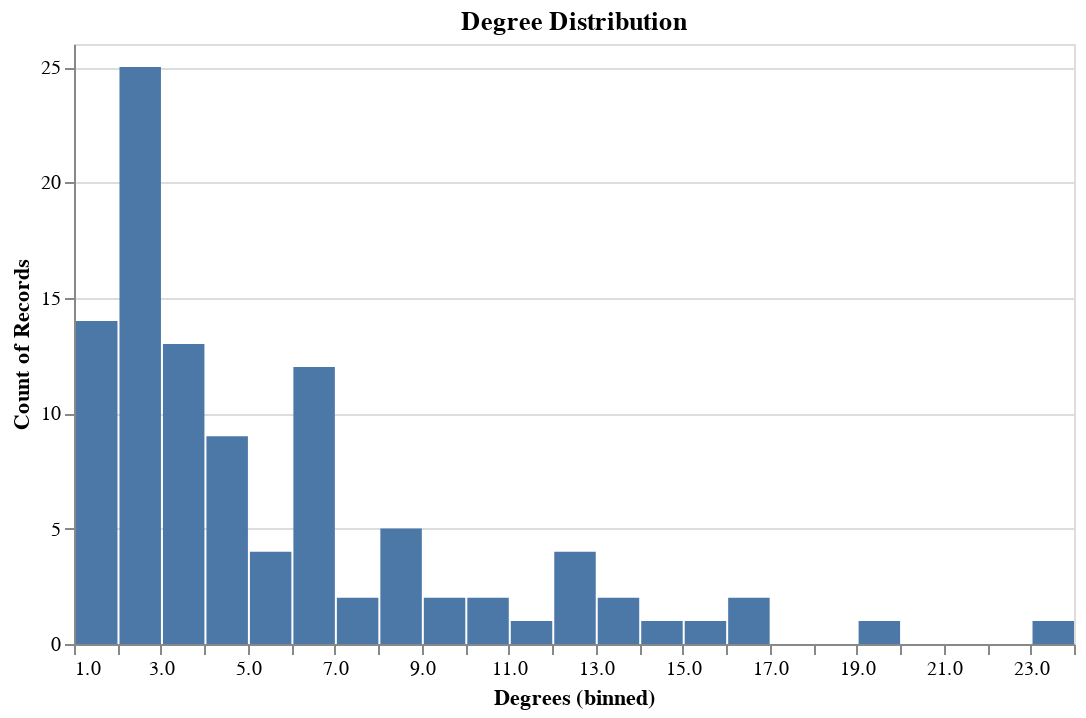

This figure's notebook cell:
### Code cell
hist = alt.Chart(pd.DataFrame(degrees, columns=['Degrees'])).mark_bar().encode(
    alt.X("Degrees:Q", bin=alt.Bin(maxbins=25)),
    y='count()').properties(title="Degree Distribution", height=300, width=500)

hist

### Figure 1 — Vega-Lite specification as saved in the notebook (floating-point values rounded to 4 significant figures)
{"config": {"view": {"continuousWidth": 400, "continuousHeight": 300}}, "data": {"name": "data-c127aeaedd28c891faa99b0a0c5d0f14"}, "mark": "bar", "encoding": {"x": {"type": "quantitative", "bin": {"maxbins": 25}, "field": "Degrees"}, "y": {"type": "quantitative", "aggregate": "count"}}, "height": 300, "title": "Degree Distribution", "width": 500, "$schema": "https://vega.github.io/schema/vega-lite/v4.0.2.json", "datasets": {"data-c127aeaedd28c891faa99b0a0c5d0f14": [{"Degrees": 2}, {"Degrees": 2}, {"Degrees": 2}, {"Degrees": 8}, {"Degrees": 6}, {"Degrees": 10}, {"Degrees": 10}, {"Degrees": 6}, {"Degrees": 6}, {"Degrees": 6}, {"Degrees": 5}, {"Degrees": 12}, {"Degrees": 16}, {"Degrees": 6}, {"Degrees": 6}, {"Degrees": 6}, {"Degrees": 1}, {"Degrees": 1}, {"Degrees": 24}, {"Degrees": 9}, {"Degrees": 2}, {"Degrees": 2}, {"Degrees": 14}, {"Degrees": 8}, {"Degrees": 1}, {"Degrees": 13}, {"Degrees": 2}, {"Degrees": 16}, {"Degrees": 5}, {"Degrees": 13}, {"Degrees": 2}, {"Degrees": 2}, {"Degrees": 2}, {"Degrees": 3}, {"Degrees": 6}, {"Degrees": 5}, {"Degrees": 8}, {"Degrees": 2}, {"Degrees": 3}, {"Degrees": 7}, {"Degrees": 3}, {"Degrees": 3}, {"Degrees": 3}, {"Degrees": 9}, {"Degrees": 3}, {"Degrees": 12}, {"Degrees": 4}, {"Degrees": 19}, {"Degrees": 12}, {"Degrees": 4}, {"Degrees": 8}, {"Degrees": 11}, {"Degrees": 3}, {"Degrees": 2}, {"Degrees": 6}, {"Degrees": 2}, {"Degrees": 1}, {"Degrees": 1}, {"Degrees": 2}, {"Degrees": 2}, {"Degrees": 2}, {"Degrees": 4}, {"Degrees": 1}, {"Degrees": 4}, {"Degrees": 6}, {"Degrees": 1}, {"Degrees": 1}, {"Degrees": 1}, {"Degrees": 15}, {"Degrees": 1}, {"Degrees": 6}, {"Degrees": 2}, {"Degrees": 2}, {"Degrees": 1}, {"Degrees": 1}, {"Degrees": 4}, {"Degrees": 7}, {"Degrees": 3}, {"Degrees": 2}, {"Degrees": 5}, {"Degrees": 3}, {"Degrees": 3}, {"Degrees": 3}, {"Degrees": 2}, {"Degrees": 4}, {"Degrees": 8}, {"Degrees": 4}, {"Degrees": 4}, {"Degrees": 2}, {"Degrees": 12}, {"Degrees": 2}, {"Degrees": 2}, {"Degrees": 2}, {"Degrees": 6}, {"Degrees": 2}, {"Degrees": 3}, {"Degrees": 1}, {"Degrees": 3}, {"Degrees": 2}, {"Degrees": 1}, {"Degrees": 4}]}}
